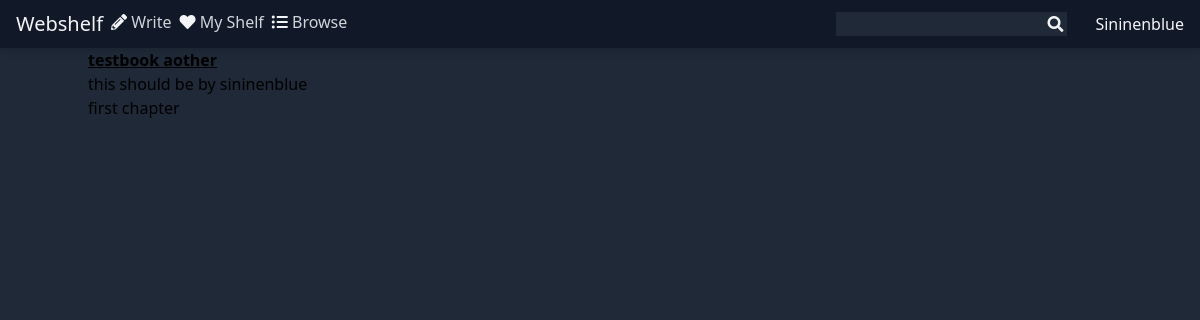
The app's page /book/2/, older data.
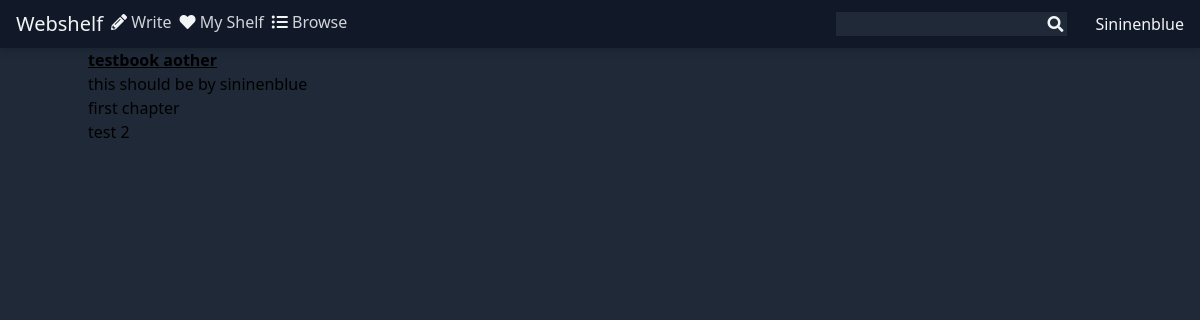
The same page, newer data.
### books/models.py (models this page shows, shortened)
class Book(models.Model):
    author = models.ForeignKey(AuthorProfile, on_delete=models.CASCADE)
    title = models.CharField(max_length=256)
    synopsis = models.TextField(max_length=4096)
    created_date = models.DateTimeField(auto_now_add=True)

class Chapter(models.Model):
    book = models.ForeignKey(Book, on_delete=models.CASCADE)
    chapter_number = models.IntegerField()
    title = models.CharField(max_length=256)
    content = models.TextField()

### books/views.py (the view)
# urls.py: path("<int:book_id>/", views.index, name="index"),
def index(request, book_id):
    current_book = Book.objects.get(pk=book_id)
    chapter_list = Chapter.objects.filter(book__pk=book_id)
    context = {
        "book": current_book,
        "chapter_list": chapter_list,
    }
    return render(request, "books/index.html", context)

### books/templates/books/index.html (shortened to what this page needs)
{% extends "base.html" %}
{% block content %}
<h1 class="font-bold underline">
    {{ book.title }}
</h1>
<p>{{ book.synopsis }}</p>
<ol>
    {% for chapter in chapter_list %}
    <li><a href="{% url 'books:read_chapter' book.id chapter.chapter_number %}">{{ chapter.title }}</a></li>
    {% endfor %}
</ol>
{% endblock %}

### templates/base.html (shortened to what this page needs)
<!doctype html>
<html lang="en">
  {% load static %}
  <head>
    <link href="{% static 'css/output.css' %}" rel="stylesheet" />
    <link href="{% static 'fontawesome/all.min.css' %}" rel="stylesheet" />
  </head>
  <body class="bg-gray-800">
    <nav
      id="main-nav"
      class="flex h-12 items-center bg-gray-900 px-4 text-gray-100 drop-shadow-md"
    >
      <div class="flex gap-2">
        <a href="{% url 'shelf:index' %}" class="text-xl">Webshelf</a>
        <a
          ><i class="fas fa-pencil-alt"></i>
          <span class="hidden text-gray-300 sm:hidden md:inline">Write</span></a
        >
        <a
          ><i class="fas fa-heart"></i>
          <span class="hidden text-gray-300 sm:hidden md:inline"
            >My Shelf</span
          ></a
        >
        <a
          ><i class="fas fa-list-ul"></i>
          <span class="hidden text-gray-300 sm:hidden md:inline"
            >Browse</span
          ></a
        >
      </div>
      <div class="ml-auto flex gap-2">
        <form>
          <input
            class="hidden bg-gray-800 sm:hidden md:inline"
            type="search"
            id="search"
          />
          <button
            class="relative right-6 hidden sm:hidden md:inline"
            type="submit"
          >
            <i class="fas fa-search"></i>
          </button>
        </form>
        <a>Sininenblue</a>
      </div>
    </nav>
    <main class="mx-auto max-w-screen-lg">
      {% block content %}{% endblock %}
    </main>
  </body>
</html>

Row changes from the older to the newer data that the page shows:
added Chapter: title "test 2"
